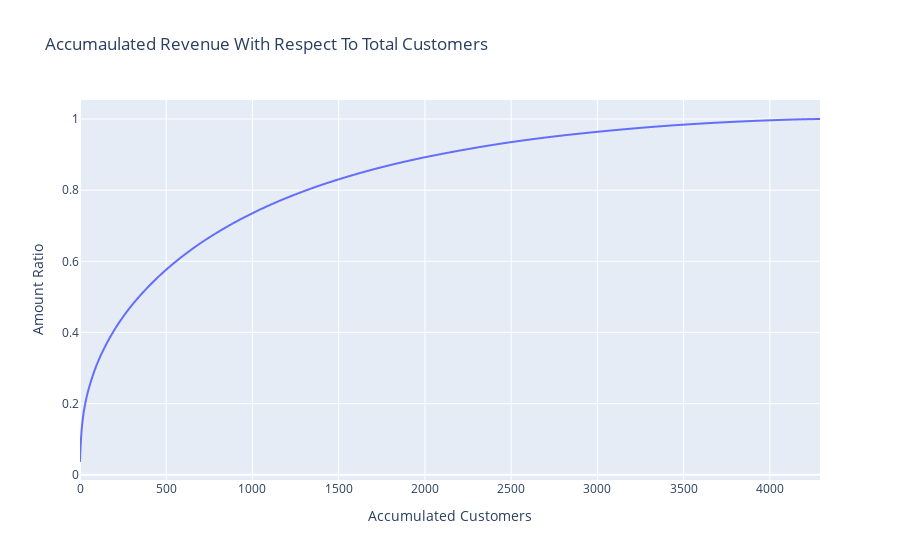

This figure's notebook cell:
### Markdown cell above
The above table describe the distribution of total amount across customers. For instance, in the first row, 431 customers spent between 0 to 153.906 Sterling in their lifetime. This customers are 10% of the data.<br>
From the above table, we can see that the amount distribution is uneven across customers. <br>
This is expected since there are many customer types.<br>
This is shown also in the following plot:

### Code cell
customer_cumsum_df = customer_cumsum(processed_df)
fig = px.line(customer_cumsum_df, x=range(customer_cumsum_df.shape[0]), y="amount_cumsum",
             title='accumaulated revenue with respect to total customers'.title())
fig.update_layout(xaxis_title="accumulated customers".title(), yaxis_title="amount ratio".title())
fig.show()

### Figure 1 — Plotly figure (JSON) as saved in the notebook; plotly's stock layout.template omitted (floating-point values rounded to 4 significant figures; data arrays with more than 128 entries replaced by an {"elided": "..."} marker saying what was removed)
{"data": [{"hovertemplate": "x=%{x}<br>amount_cumsum=%{y}<extra></extra>", "legendgroup": "", "line": {"color": "#636efa", "dash": "solid"}, "marker": {"symbol": "circle"}, "mode": "lines", "name": "", "showlegend": false, "type": "scattergl", "x": {"elided": "4292 int values"}, "xaxis": "x", "y": {"elided": "4292 float values"}, "yaxis": "y"}], "layout": {"legend": {"tracegroupgap": 0}, "title": {"text": "Accumaulated Revenue With Respect To Total Customers"}, "xaxis": {"anchor": "y", "domain": [0, 1], "title": {"text": "Accumulated Customers"}}, "yaxis": {"anchor": "x", "domain": [0, 1], "title": {"text": "Amount Ratio"}}}}
